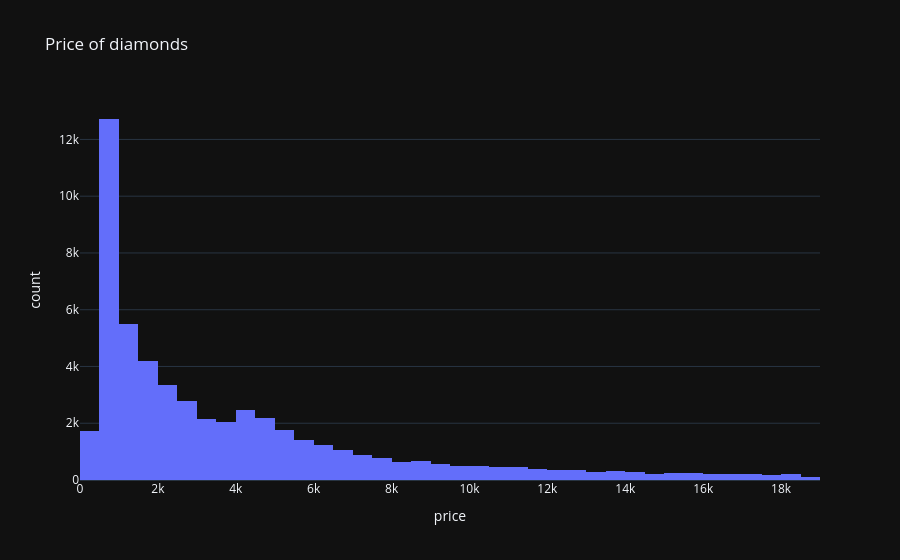

The notebook cell this image was saved under:
### Markdown cell above
## Plots

### Code cell
fig = px.histogram(df, x="price", nbins=40, title="Price of diamonds")
fig.show()

### Figure 1 — Plotly figure (JSON) as saved in the notebook; plotly's stock layout.template omitted (floating-point values rounded to 4 significant figures; data arrays with more than 128 entries replaced by an {"elided": "..."} marker saying what was removed)
{"data": [{"bingroup": "x", "hovertemplate": "price=%{x}<br>count=%{y}<extra></extra>", "legendgroup": "", "marker": {"color": "#636efa", "pattern": {"shape": ""}}, "name": "", "nbinsx": 40, "orientation": "v", "showlegend": false, "x": {"elided": "53794 int values"}, "xaxis": "x", "yaxis": "y", "type": "histogram"}], "layout": {"xaxis": {"anchor": "y", "domain": [0.0, 1.0], "title": {"text": "price"}}, "yaxis": {"anchor": "x", "domain": [0.0, 1.0], "title": {"text": "count"}}, "legend": {"tracegroupgap": 0}, "title": {"text": "Price of diamonds"}, "barmode": "relative"}}
